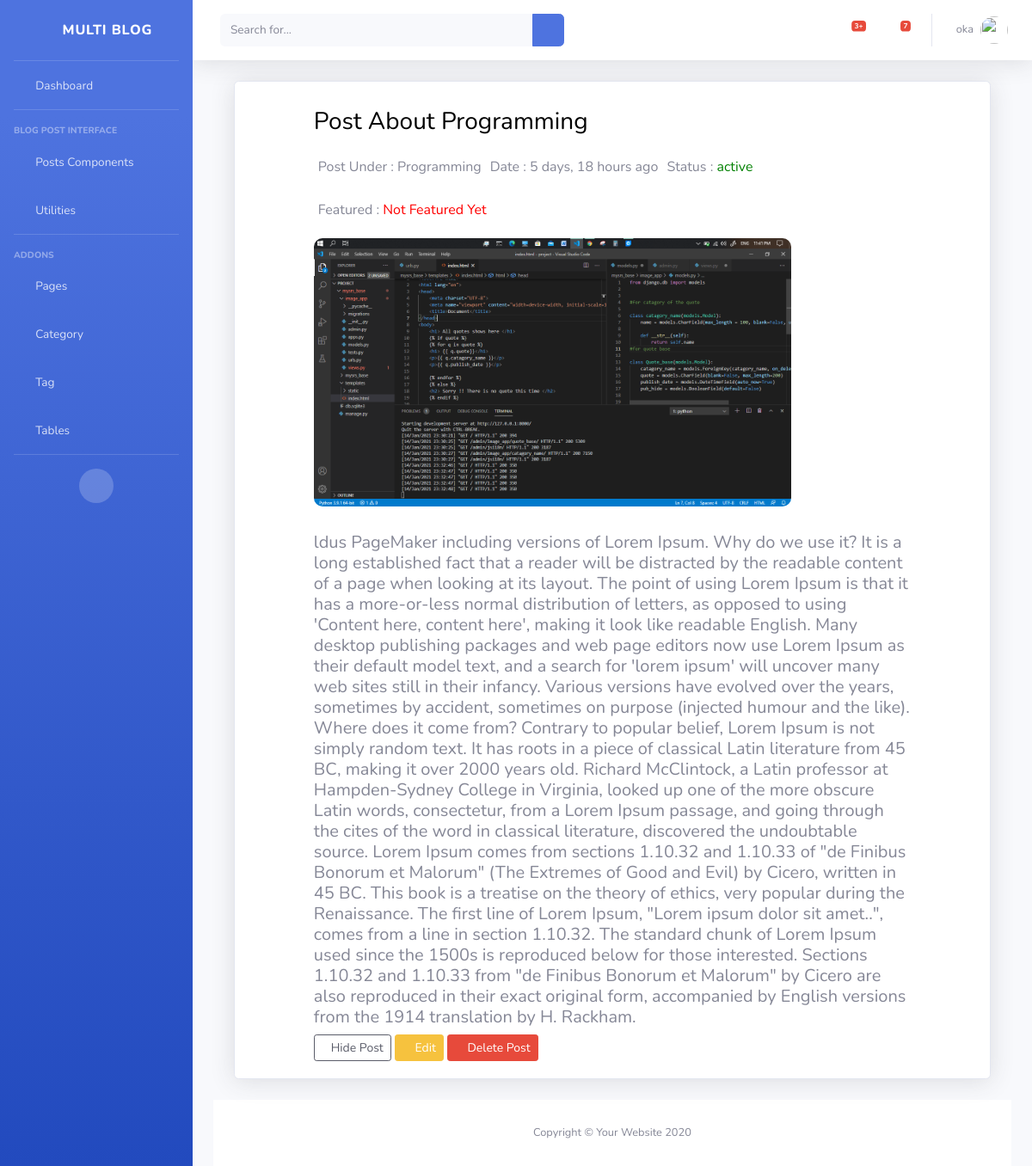
The app's page /dashboard/post/view/14 (signed in), older data.
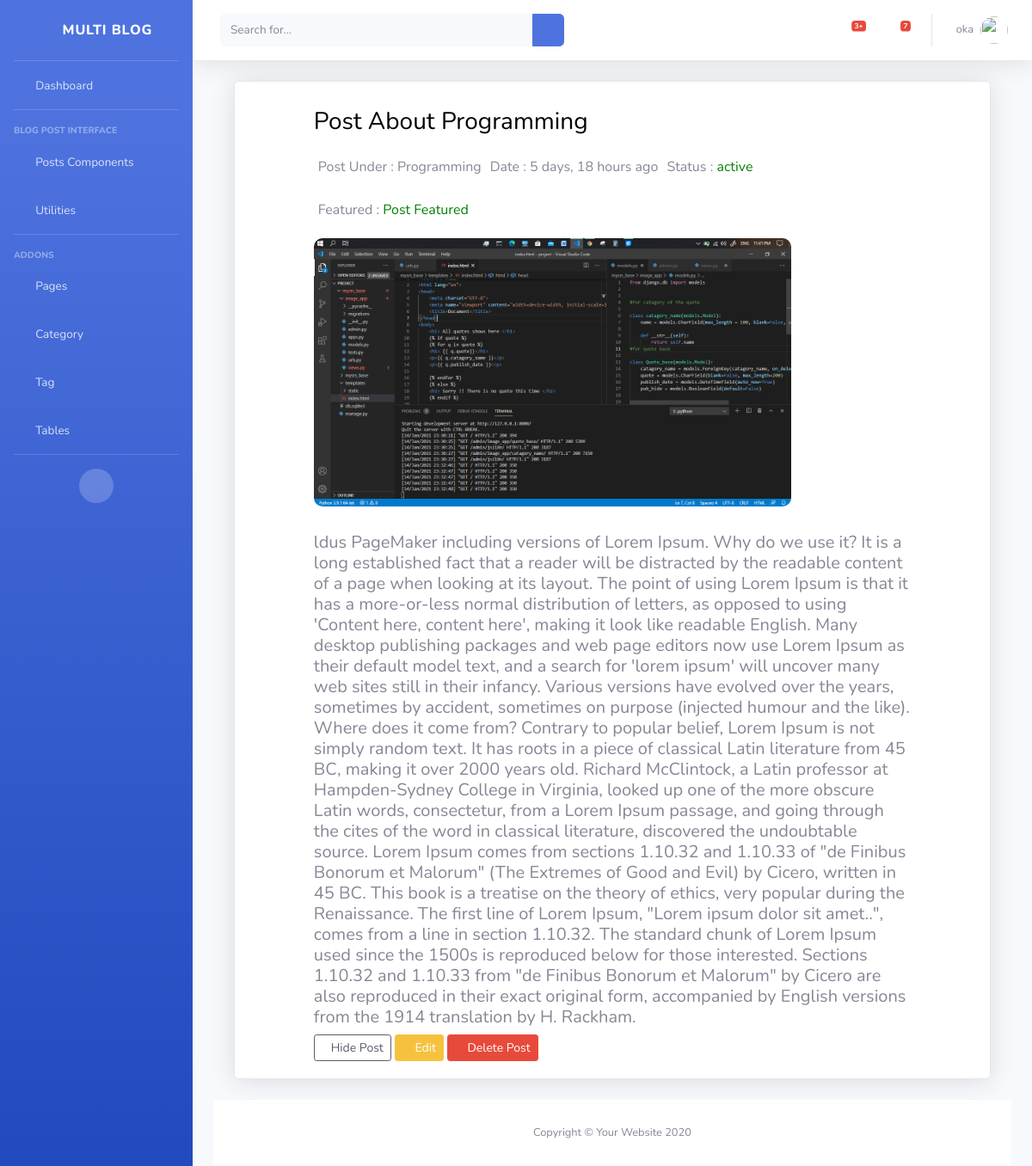
The same page, newer data.
### dashboard/models.py (models this page shows, shortened)
class Author(models.Model):
    author = models.OneToOneField(User, on_delete= models.CASCADE)
    email = models.EmailField(unique=True, blank=True, null=True)
    first_name = models.CharField(max_length=100, null=True, blank=True, verbose_name='First Name')
    last_name = models.CharField(max_length=100, null=True, blank=True,verbose_name='Last Name')
    designation = models.CharField(max_length=10, null=True)
    author_image = models.ImageField(upload_to='author/',verbose_name='Author Profile Image',blank=True, null=True)
    auth_status = models.CharField(max_length=100, null=True)
    class Meta:
        verbose_name_plural = 'Author'

### blog/models.py (models this page shows, shortened)
class Blog(models.Model):
    status = (
        ('active','active'),
        ('pending','pending')
    )
    title  = models.CharField(max_length=200, null=True)
    detail = models.TextField(max_length=2000, null=True)
    image = models.ImageField(upload_to='images/media', null=True, blank=True)
    catagories = models.ForeignKey(Catagory,on_delete=models.DO_NOTHING, null=True)
    tags = models.ManyToManyField(Tag, blank=True)
    status = models.CharField(max_length=20, choices=status, default='pending')
    author = models.ForeignKey(Author, on_delete=models.CASCADE)
    featured  = models.BooleanField(default=False)
    visit_count = models.IntegerField(default=0)
    visible = models.BooleanField(default=True)
    created_at = models.DateTimeField(auto_now_add=True)
    class Meta:
        verbose_name_plural = 'Blog'

class Catagory(models.Model):
    name = models.CharField(max_length=200, null=True)
    image = models.CharField(max_length=300, null=True, blank=True )
    description = models.CharField(max_length=500, null=True,blank=True, verbose_name='Description')
    class Meta:
        verbose_name_plural = 'Catagory'
    def __str__(self):
        return str(self.name)

### dashboard/views.py (the view)
# urls.py: path('post/view/<str:id>', views.PostView.as_view(), name='post'),
class PostView(View):
    @method_decorator(login_required(login_url='login'))
    def dispatch(self, request,*args,**kwargs):
        return super().dispatch(request,*args,**kwargs)
    def get(self, request,id):
        post_obj = get_object_or_404(Blog, id=id)
        context={
            'post':post_obj
        }
        return render(request,'dashboard/post/post_view.html', context)

### blog/context_processors.py (called while the page is built)
def globalVariable(request):
    featured_post = Blog.objects.filter(featured=True, status='active').order_by('-id')
    catagories_obj  = Catagory.objects.all().order_by('-id')
    tags_obj = Tag.objects.all().order_by('-id')
    popular_post = Blog.objects.all().order_by('-id')[:3]
    images_obj = Blog.objects.only('image').order_by('-id')[:6]
    all_post = Blog.objects.all().order_by('-id')
    context = {
            'featured':featured_post,
            'popular': popular_post,
            'catagories':catagories_obj,
            'tags':tags_obj,
            'image':images_obj,
        }
    return context

### templates/dashboard/post/post_view.html (shortened to what this page needs)
{% extends 'dashboard/base/base.html' %}
{% load static %}
{% block body %}
{% load humanize %}
<div class="container-fluid">
<div class="row">
    <div class="col">
        <div class="card shadow mb-4">
            <div class="row " style="padding: 20px;">
                <div class="col-10 mx-auto">
                    <h3>{{ post.title }}</h3>
                    <div class="text_div">
                        <p> Post Under : {{ post.catagories }}</p>
                        <p> Date : {{ post.created_at|naturaltime }}</p>
                        {% if post.status == 'active' %}
                          <p> Status : <span style="color: green;"> {{ post.status }}</span> </p>
                        {% else %}
                          <p> Status : <span style="color: red; background-color: rgb(70, 123, 172); padding: 5px; border-radius: 10px; "> {{ post.status }}</span> </p>
                        {% endif %}
                        {% if post.featured == True %}
                          <p > Featured : <span style="color:green"> Post Featured</span> </p>
                        {% else %}
                          <p >  Featured : <span style="color:red"> Not Featured Yet</span></p>
                        {% endif %}
                    </div>
                    {% if post.image %}
                    <img src="{{ post.image.url }}" alt="">
                    {% else %}
                    <img src="" alt="">
                    {% endif %}
                    <h5> {{ post.detail }}</h5>
                    <div>
                      {% if post.visible == False %}
                        <a href=" {% url 'visible' post.id %}" class="btn btn-outline-dark btn-sm "><i class="fas fa-eye"></i> Make Visible </a>
                      {% else %}
                        <a href=" {% url 'hidden' post.id %}" class="btn btn-outline-dark btn-sm"><i class="fas fa-eye-slash"></i>Hide Post </a>
                      {% endif %}
                        <a href="{% url 'edit_post' post.id %}" class="btn btn-warning btn-sm"><i class="far fa-edit"></i> Edit</a>
                        <a href=" " class="btn btn-danger btn-sm" data-toggle="modal" data-target="#delete"><i class="far fa-trash-alt" ></i> Delete Post </a>
                    </div>
                </div>
            </div>
        </div>
    </div>
</div>
{% endblock %}

### templates/dashboard/base/base.html (shortened to what this page needs)
<!DOCTYPE html>
<html lang="en">
    {% load static %}
    {% load humanize %}
<head>
    {% load static %}
    <link href="{% static  'vendor/fontawesome-free/css/all.min.css' %}" rel="stylesheet" type="text/css">
    <link href="{% static 'css/sb-admin-2.min.css' %}" rel="stylesheet">
</head>
<body id="page-top">
    <div id="wrapper">
        <ul class="navbar-nav bg-gradient-primary sidebar sidebar-dark accordion" id="accordionSidebar">
            <a class="sidebar-brand d-flex align-items-center justify-content-center" href="index.html">
                <div class="sidebar-brand-icon rotate-n-15">
                    <i class="fas fa-laugh-wink"></i>
                </div>
                <div class="sidebar-brand-text mx-3">Multi Blog</div>
            </a>
            <hr class="sidebar-divider my-0">
            {%  url 'dashboard' as url %}
            <li class="nav-item {% if request.path == url %} active {% endif %}">
                <a class="nav-link" href="{{ url }}">
                    <i class="fas fa-fw fa-tachometer-alt"></i>
                    <span>Dashboard</span></a>
            </li>
            <hr class="sidebar-divider">
            <div class="sidebar-heading">
                Blog Post Interface
            </div>
            <li class="nav-item">
                <a class="nav-link collapsed" href="#" data-toggle="collapse" data-target="#collapseTwo"
                    aria-expanded="true" aria-controls="collapseTwo">
                    <i class="fas fa-fw fa-cog"></i>
                    <span> Posts Components</span>
                </a>
            </li>
            <li class="nav-item">
                <a class="nav-link collapsed" href="#" data-toggle="collapse" data-target="#collapseUtilities"
                    aria-expanded="true" aria-controls="collapseUtilities">
                    <i class="fas fa-fw fa-wrench"></i>
                    <span>Utilities</span>
                </a>
            </li>
            <hr class="sidebar-divider">
            <div class="sidebar-heading">
                Addons
            </div>
            <li class="nav-item">
                <a class="nav-link collapsed" href="#" data-toggle="collapse" data-target="#collapsePages"
                    aria-expanded="true" aria-controls="collapsePages">
                    <i class="fas fa-fw fa-folder"></i>
                    <span>Pages</span>
                </a>
            </li>
            <li class="nav-item">
                <a class="nav-link" href="{% url 'category' %}">
                    <i class="fas fa-fw fa-chart-area"></i>
                    <span>Category</span></a>
            </li>
            <li class="nav-item">
                <a class="nav-link" href="{% url 'tag' %}">
                    <i class="fas fa-fw fa-chart-area"></i>
                    <span>Tag</span></a>
            </li>
            <li class="nav-item">
                <a class="nav-link" href="tables.html">
                    <i class="fas fa-fw fa-table"></i>
                    <span>Tables</span></a>
            </li>
            <hr class="sidebar-divider d-none d-md-block">
            <div class="text-center d-none d-md-inline">
                <button class="rounded-circle border-0" id="sidebarToggle"></button>
            </div>
        </ul>
        <div id="content-wrapper" class="d-flex flex-column">
            <div id="content">
                <nav class="navbar navbar-expand navbar-light bg-white topbar mb-4 static-top shadow">
                    <form
                        class="d-none d-sm-inline-block form-inline mr-auto ml-md-3 my-2 my-md-0 mw-100 navbar-search">
                        <div class="input-group">
                            <input type="text" class="form-control bg-light border-0 small" placeholder="Search for..."
                                aria-label="Search" aria-describedby="basic-addon2">
                            <div class="input-group-append">
                                <button class="btn btn-primary" type="button">
                                    <i class="fas fa-search fa-sm"></i>
                                </button>
                            </div>
                        </div>
                    </form>
                    <ul class="navbar-nav ml-auto">
                        <li class="nav-item dropdown no-arrow mx-1">
                            <a class="nav-link dropdown-toggle" href="#" id="alertsDropdown" role="button"
                                data-toggle="dropdown" aria-haspopup="true" aria-expanded="false">
                                <i class="fas fa-bell fa-fw"></i>
                                <span class="badge badge-danger badge-counter">3+</span>
                            </a>
                        </li>
                        <li class="nav-item dropdown no-arrow mx-1">
                            <a class="nav-link dropdown-toggle" href="#" id="messagesDropdown" role="button"
                                data-toggle="dropdown" aria-haspopup="true" aria-expanded="false">
                                <i class="fas fa-envelope fa-fw"></i>
                                <span class="badge badge-danger badge-counter">7</span>
                            </a>
                        </li>
                        <li class="nav-item dropdown no-arrow">
                            <a class="nav-link dropdown-toggle" href="#" id="userDropdown" role="button"
                                data-toggle="dropdown" aria-haspopup="true" aria-expanded="false">
                                <span class="mr-2 d-none d-lg-inline text-gray-600 small">{{ user.author.author.username }}</span>
                                {% if user.author.author_image %}
                                <img class="img-profile rounded-circle"
                                    src="{{ user.author.author_image.url }}">
                                {% else %}
                                <img class="img-profile rounded-circle" src="https://www.pngarts.com/files/11/Avatar-PNG-Transparent-Image.png" alt="">
                                {% endif %}
                            </a>
                        </li>
                    </ul>
                </nav>
                <div class="container-fluid">
                {% block body %}{% endblock %}
            </div>
            <footer class="sticky-footer bg-white" style="bottom: 0;">
                <div class="container my-auto">
                    <div class="copyright text-center my-auto">
                        <span>Copyright &copy; Your Website 2020</span>
                    </div>
                </div>
            </footer>
        </div>
    </div>
</body>
</html>

Row changes from the older to the newer data that the page shows:
changed Blog "Post About Programming": featured False → True (drawn)
Text that changed along with them:
text no longer shown: "Not Featured Yet"
text now shown: "Post Featured"
